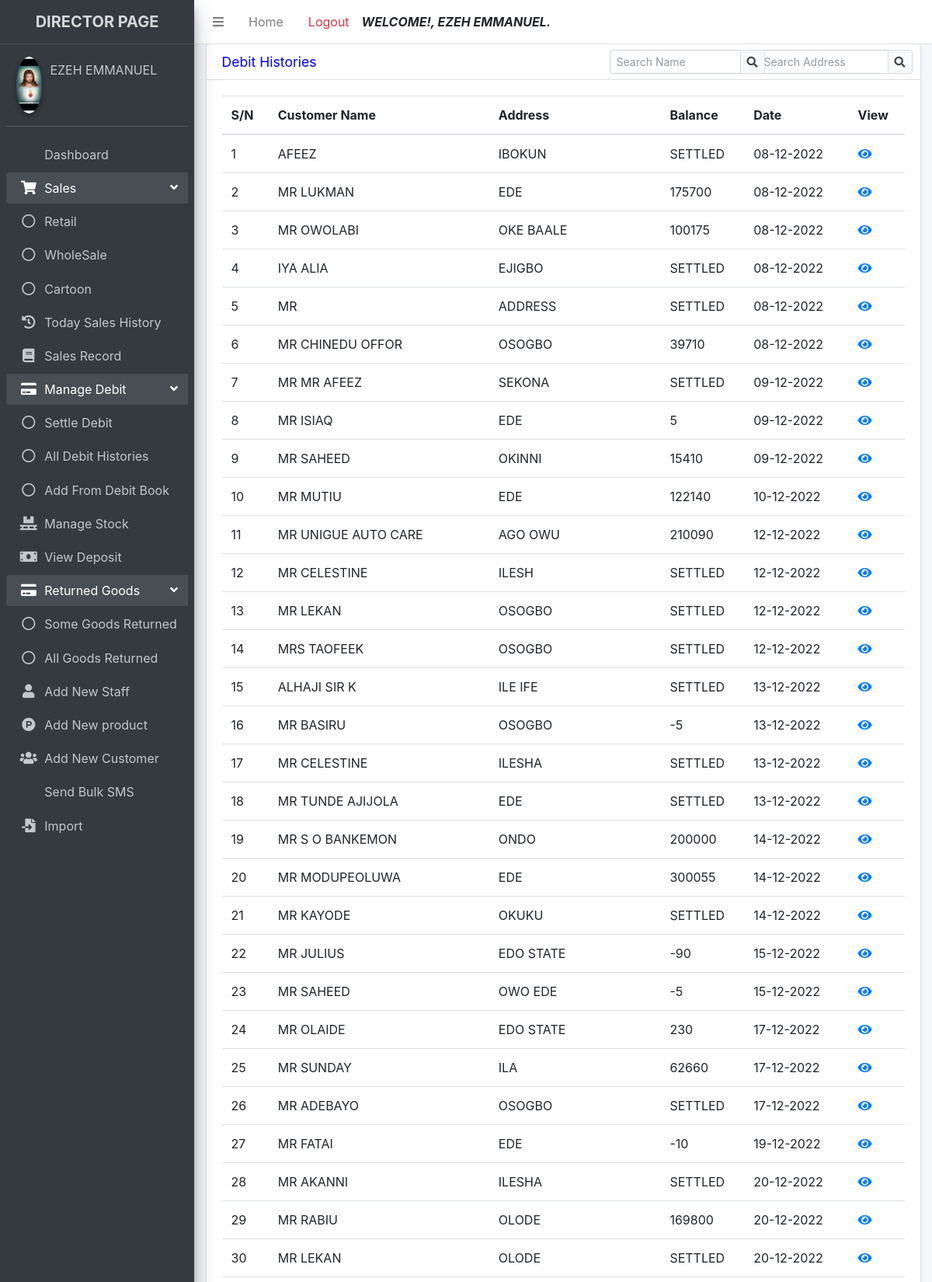
The page /director/debit_history.php (signed in, upper part) on the database its author committed.
### tables this page shows
CREATE TABLE `registered` (
  `id` int(11) NOT NULL AUTO_INCREMENT,
  `firstname` varchar(255) NOT NULL,
  `lastname` varchar(255) NOT NULL,
  `username` varchar(255) NOT NULL,
  `password` varchar(255) NOT NULL,
  `role` varchar(10) NOT NULL,
  `passport` varchar(255) NOT NULL,
  `status` varchar(10) NOT NULL,
  `date_registered` timestamp NOT NULL DEFAULT current_timestamp(),
  PRIMARY KEY (`id`)
);

CREATE TABLE `debit_histories` (
  `id` int(11) NOT NULL AUTO_INCREMENT,
  `customer_name` varchar(255) NOT NULL,
  `address` varchar(255) NOT NULL,
  `total` int(10) NOT NULL,
  `deposit` int(10) NOT NULL,
  `total_paid` int(10) NOT NULL,
  `balance` int(10) NOT NULL,
  `total_balance` int(10) NOT NULL,
  `staff_name` varchar(255) NOT NULL,
  `date` varchar(255) NOT NULL,
  `comments` varchar(255) NOT NULL,
  `invoice_no` varchar(255) NOT NULL,
  PRIMARY KEY (`id`)
);

### director/debit_history.php (the view, shortened to what this page needs)
<?php
include "includes/header.php";
include "includes/navbar.php";
include "includes/sidebar.php";
$mod = new Model();
?>
<section class="content">
    <div class="container-fluid">
        <div class="row">
            <div class="col-12">
                <div class="card">
                    <div class="card-header">
                        <h3 class="card-title">Debit Histories</h3>
                        <div class="card-tools">
                            <div class="input-group input-group-sm" style="width: 200px;">
                                <input type="search" name="search" class="form-control float-right" id="address" onkeyup="availableAddress(this.value,getElementById('name').value)" placeholder="Search Address">
                                <div class="input-group-append">
                                    <button type="submit" class="btn btn-default">
                                        <i class="fas fa-search"></i>
                                    </button>
                                </div>
                            </div>
                        </div>
                        <div class="card-tools">
                            <div class="input-group input-group-sm" style="width: 200px;">
                                <input type="search" name="search" class="form-control float-right" id="name" onkeyup="availableName(this.value)" placeholder="Search Name">
                                <div class="input-group-append">
                                    <button type="submit" class="btn btn-default">
                                        <i class="fas fa-search"></i>
                                    </button>
                                </div>
                            </div>
                        </div>
                    </div>
                    <div class="card-body">
                        <div class="table-responsive fixTableHead">
                            <table class="table table-hover">
                                <thead>
                                    <tr>
                                        <th>S/N</th>
                                        <th>Customer Name</th>
                                        <th>Address</th>
                                        <th>Balance</th>
                                        <th>Date</th>
                                        <th>View</th>
                                    </tr>
                                </thead>
                                <tbody id="table">
                                    <?php
                                    $select = $mod->showDebitHistories();
                                    while ($row = mysqli_fetch_array($select)) { ?>
                                        <capital>
                                            <tr>
                                                <td style="text-transform:uppercase">
                                                    <?php echo ++$id ?>
                                                </td>
                                                <td style="text-transform:uppercase">
                                                    <?php echo $row['customer_name'] ?>
                                                </td>
                                                <td style="text-transform:uppercase">
                                                    <?php echo $row['address'] ?>
                                                </td>
                                                <td><?php if ($row['total_balance'] == 0) {
                                                        echo "SETTLED";
                                                    } else {
                                                        echo $row['total_balance'];
                                                    }   ?></td>
                                                <td><?php echo $row['date'] ?></td>
                                                <td><a href="debit_history_details.php?customer_name=<?php echo $row['customer_name'] ?>&address=<?php echo $row['address'] ?>"><i class="fa fa-eye text-primary"></i></a></td>
                                            </tr>
                                        </capital>
                                    <?php }
                                    ?>
                                </tbody>
                            </table>
                        </div>
                    </div>
                </div>
            </div>
        </div>
    </div>
</section>
<?php
include "includes/footer.php";
?>

### director/includes/sidebar.php (shortened to what this page needs)
<aside class="main-sidebar sidebar-dark-primary elevation-4">
  <a href="#" class="brand-link text-center">
    <span class="brand-text font-weight-bold">DIRECTOR PAGE</span>
  </a>
  <div class="sidebar">
    <div class="user-panel mt-3 pb-3 mb-3 d-flex">
      <div class="image">
        <img src="<?php $mod = new Model; $mod->displayPassport();?>" class="img-circle elevation-2">
      </div>
      <div class="info">
        <a href="#" class="d-block"><?php echo $_SESSION["directorfullname"]?></a>
      </div>
    </div>
    <nav class="mt-2">
      <ul class="nav nav-pills nav-sidebar flex-column" data-widget="treeview" role="menu" data-accordion="false">
        <li class="nav-item">
          <a href="dashboard.php" class="nav-link <?php if ($_SERVER['PHP_SELF'] == '/emma_auto_investment/director/dashboard.php'){ echo "active"; } ?> ">
             <p>
                Dashboard
            </p>
         </a>
       </li>
       <li class="nav-item has-treeview menu-open">
          <a href="#" class="nav-link <?php if (($_SERVER['PHP_SELF'] == '/emma_auto_investment/director/retail.php') OR ($_SERVER['PHP_SELF'] == '/emma_auto_investment/director/wholesale.php') OR ($_SERVER['PHP_SELF'] == '/emma_auto_investment/director/carton.php')){ echo "active"; } ?>">
            <i class="nav-icon fas fa-shopping-cart"></i>
            <p>
              Sales
              <i class="right fas fa-angle-left"></i>
            </p>
          </a>
          <ul class="nav nav-treeview">
            <li class="nav-item">
              <a href="retail.php" class="nav-link  <?php if ($_SERVER['PHP_SELF'] == '/emma_auto_investment/director/retail.php'){ echo "active"; } ?>">
                <i class="far fa-circle nav-icon"></i>
                <p>Retail</p>
              </a>
            </li>
            <li class="nav-item">
              <a href="wholesales.php" class="nav-link  <?php if ($_SERVER['PHP_SELF'] == '/emma_auto_investment/director/wholesales.php'){ echo "active"; } ?>">
                <i class="far fa-circle nav-icon"></i>
                <p>WholeSale</p>
              </a>
            </li>
            <li class="nav-item">
              <a href="cartoon.php" class="nav-link  <?php if ($_SERVER['PHP_SELF'] == '/emma_auto_investment/director/cartoon.php'){ echo "active"; } ?>">
                <i class="far fa-circle nav-icon"></i>
                <p>Cartoon</p>
              </a>
            </li>
          </ul>
        </li>
       <li class="nav-item">
          <a href="sales_history.php" class="nav-link <?php if ($_SERVER['PHP_SELF'] == '/emma_auto_investment/director/sales_history.php'){ echo "active"; } ?>">
            <i class="nav-icon fa fa-history"></i>
             <p>
               Today Sales History
            </p>
         </a>
     </li>
     <li class="nav-item">
          <a href="search_record.php" class="nav-link <?php if ($_SERVER['PHP_SELF'] == '/emma_auto_investment/director/search_record.php'){ echo "active"; } ?>">
            <i class="nav-icon fa fa-book"></i>
             <p>
                Sales Record
            </p>
         </a>
     </li>
     <li class="nav-item has-treeview menu-open">
          <a href="#" class="nav-link <?php if (($_SERVER['PHP_SELF'] == '/emma_auto_investment/director/settle_debit.php') OR ($_SERVER['PHP_SELF'] == '/emma_auto_investment/director/debit_history.php') OR ($_SERVER['PHP_SELF'] == '/emma_auto_investment/director/debit_book.php')){ echo "active"; } ?>">
            <i class="nav-icon fa fa-credit-card"></i>
            <p>
              Manage Debit
              <i class="right fas fa-angle-left"></i>
            </p>
          </a>
          <ul class="nav nav-treeview">
            <li class="nav-item">
              <a href="settle_debit.php" class="nav-link  <?php if ($_SERVER['PHP_SELF'] == '/emma_auto_investment/director/settle_debit.php'){ echo "active"; } ?>">
                <i class="far fa-circle nav-icon"></i>
                <p>Settle Debit</p>
              </a>
            </li>
            <li class="nav-item">
              <a href="debit_history.php" class="nav-link  <?php if ($_SERVER['PHP_SELF'] == '/emma_auto_investment/director/debit_history.php'){ echo "active"; } ?>">
                <i class="far fa-circle nav-icon"></i>
                <p>All Debit Histories</p>
              </a>
            </li>
            <li class="nav-item">
              <a href="debit_book.php" class="nav-link  <?php if ($_SERVER['PHP_SELF'] == '/emma_auto_investment/director/debit_book.php'){ echo "active"; } ?>">
                <i class="far fa-circle nav-icon"></i>
                <p>Add From Debit Book</p>
              </a>
            </li>
          </ul>
        </li>
       <li class="nav-item">
          <a href="stock.php" class="nav-link <?php if ($_SERVER['PHP_SELF'] == '/emma_auto_investment/director/stock.php'){ echo "active"; } ?>">
            <i class="nav-icon fa fa-pallet"></i>
             <p>
                Manage Stock
            </p>
         </a>
       </li>
       <li class="nav-item">
          <a href="show_deposit.php" class="nav-link <?php if ($_SERVER['PHP_SELF'] == '/emma_auto_investment/director/show_deposit.php'){ echo "active"; } ?>">
            <i class="nav-icon fa fa-money-bill"></i>
             <p>
                View Deposit
            </p>
         </a>
       </li>
       <li class="nav-item has-treeview menu-open">
          <a href="#" class="nav-link <?php if (($_SERVER['PHP_SELF'] == '/emma_auto_investment/director/return_goods.php') OR ($_SERVER['PHP_SELF'] == '/emma_auto_investment/director/return_each_goods.php')){ echo "active"; } ?>">
            <i class="nav-icon fa fa-credit-card"></i>
            <p>
            Returned Goods
              <i class="right fas fa-angle-left"></i>
            </p>
          </a>
          <ul class="nav nav-treeview">
          <li class="nav-item">
              <a href="return_each_goods.php" class="nav-link  <?php if ($_SERVER['PHP_SELF'] == '/emma_auto_investment/director/return_each_goods.php'){ echo "active"; } ?>">
                <i class="far fa-circle nav-icon"></i>
                <p>Some Goods Returned</p>
              </a>
            </li>
            <li class="nav-item">
              <a href="return_goods.php" class="nav-link  <?php if ($_SERVER['PHP_SELF'] == '/emma_auto_investment/director/return_goods.php'){ echo "active"; } ?>">
                <i class="far fa-circle nav-icon"></i>
                <p>All Goods Returned</p>
              </a>
            </li>
          </ul>
        </li>
        <li class="nav-item">
          <a href="add_new_user.php" class="nav-link <?php if ($_SERVER['PHP_SELF'] == '/emma_auto_investment/director/add_new_user.php'){ echo "active"; } ?>">
            <i class="nav-icon fas fa-user"></i>
             <p>
             Add New Staff
            </p>
         </a>
       </li>
       <li class="nav-item">
          <a href="add_new_product.php" class="nav-link  <?php if ($_SERVER['PHP_SELF'] == '/emma_auto_investment/director/add_new_product.php'){ echo "active"; } ?>">
            <i class="nav-icon fab fa-product-hunt"></i>
             <p>
               Add New product
            </p>
         </a>
       </li>
       <li class="nav-item">
          <a href="add_new_customer.php" class="nav-link <?php if ($_SERVER['PHP_SELF'] == '/emma_auto_investment/director/add_new_customer.php'){ echo "active"; } ?>">
            <i class="nav-icon fas fa-users"></i>
             <p>
             Add New Customer
            </p>
         </a>
       </li>
       <li class="nav-item">
          <a href="bulk_sms.php" class="nav-link <?php if ($_SERVER['PHP_SELF'] == '/emma_auto_investment/director/bulk_sms.php'){ echo "active"; } ?>">
             <p>
             Send Bulk SMS
            </p>
         </a>
       </li>
        <li class="nav-item">
          <a href="import.php" class="nav-link <?php if ($_SERVER['PHP_SELF'] == '/emma_auto_investment/director/import.php'){ echo "active"; } ?>">
            <i class="nav-icon fa fa-file-import"></i>
             <p>
                Import
            </p>
         </a>
       </li>
      </ul>
    </nav>
  </div>
</aside>
<div class="content-wrapper">

### rows shown on the page
registered: passport (picture)
debit_histories: customer_name "AFEEZ", address "IBOKUN", total_balance "SETTLED", date "08-12-2022"
debit_histories: customer_name "MR LUKMAN", address "EDE", total_balance "175700", date "08-12-2022"
debit_histories: customer_name "MR OWOLABI", address "OKE BAALE", total_balance "100175", date "08-12-2022"
debit_histories: customer_name "IYA ALIA", address "EJIGBO", total_balance "SETTLED", date "08-12-2022"
debit_histories: customer_name "MR", address "ADDRESS", total_balance "SETTLED", date "08-12-2022"
debit_histories: customer_name "MR CHINEDU OFFOR", address "OSOGBO", total_balance "39710", date "08-12-2022"
debit_histories: customer_name "MR MR AFEEZ", address "SEKONA", total_balance "SETTLED", date "09-12-2022"
debit_histories: customer_name "MR ISIAQ", address "EDE", total_balance "5", date "09-12-2022"
debit_histories: customer_name "MR SAHEED", address "OKINNI", total_balance "15410", date "09-12-2022"
debit_histories: customer_name "MR MUTIU", address "EDE", total_balance "122140", date "10-12-2022"
debit_histories: customer_name "MR UNIGUE AUTO CARE", address "AGO OWU", total_balance "210090", date "12-12-2022"
debit_histories: customer_name "MR CELESTINE", address "ILESH", total_balance "SETTLED", date "12-12-2022"
debit_histories: customer_name "MR LEKAN", address "OSOGBO", total_balance "SETTLED", date "12-12-2022"
debit_histories: customer_name "MRS TAOFEEK", address "OSOGBO", total_balance "SETTLED", date "12-12-2022"
debit_histories: customer_name "ALHAJI SIR K", address "ILE IFE", total_balance "SETTLED", date "13-12-2022"
debit_histories: customer_name "MR BASIRU", address "OSOGBO", total_balance "-5", date "13-12-2022"
debit_histories: customer_name "MR CELESTINE", address "ILESHA", total_balance "SETTLED", date "13-12-2022"
debit_histories: customer_name "MR TUNDE AJIJOLA", address "EDE", total_balance "SETTLED", date "13-12-2022"
debit_histories: customer_name "MR S O BANKEMON", address "ONDO", total_balance "200000", date "14-12-2022"
debit_histories: customer_name "MR MODUPEOLUWA", address "EDE", total_balance "300055", date "14-12-2022"
debit_histories: customer_name "MR KAYODE", address "OKUKU", total_balance "SETTLED", date "14-12-2022"
debit_histories: customer_name "MR JULIUS", address "EDO STATE", total_balance "-90", date "15-12-2022"
debit_histories: customer_name "MR SAHEED", address "OWO EDE", total_balance "-5", date "15-12-2022"
debit_histories: customer_name "MR OLAIDE", address "EDO STATE", total_balance "230", date "17-12-2022"
debit_histories: customer_name "MR SUNDAY", address "ILA", total_balance "62660", date "17-12-2022"
debit_histories: customer_name "MR ADEBAYO", address "OSOGBO", total_balance "SETTLED", date "17-12-2022"
debit_histories: customer_name "MR FATAI", address "EDE", total_balance "-10", date "19-12-2022"
debit_histories: customer_name "MR AKANNI", address "ILESHA", total_balance "SETTLED", date "20-12-2022"
debit_histories: customer_name "MR RABIU", address "OLODE", total_balance "169800", date "20-12-2022"
debit_histories: customer_name "MR LEKAN", address "OLODE", total_balance "SETTLED", date "20-12-2022"

### other values the page prints
$_SESSION["directorfullname"] "EZEH EMMANUEL"
